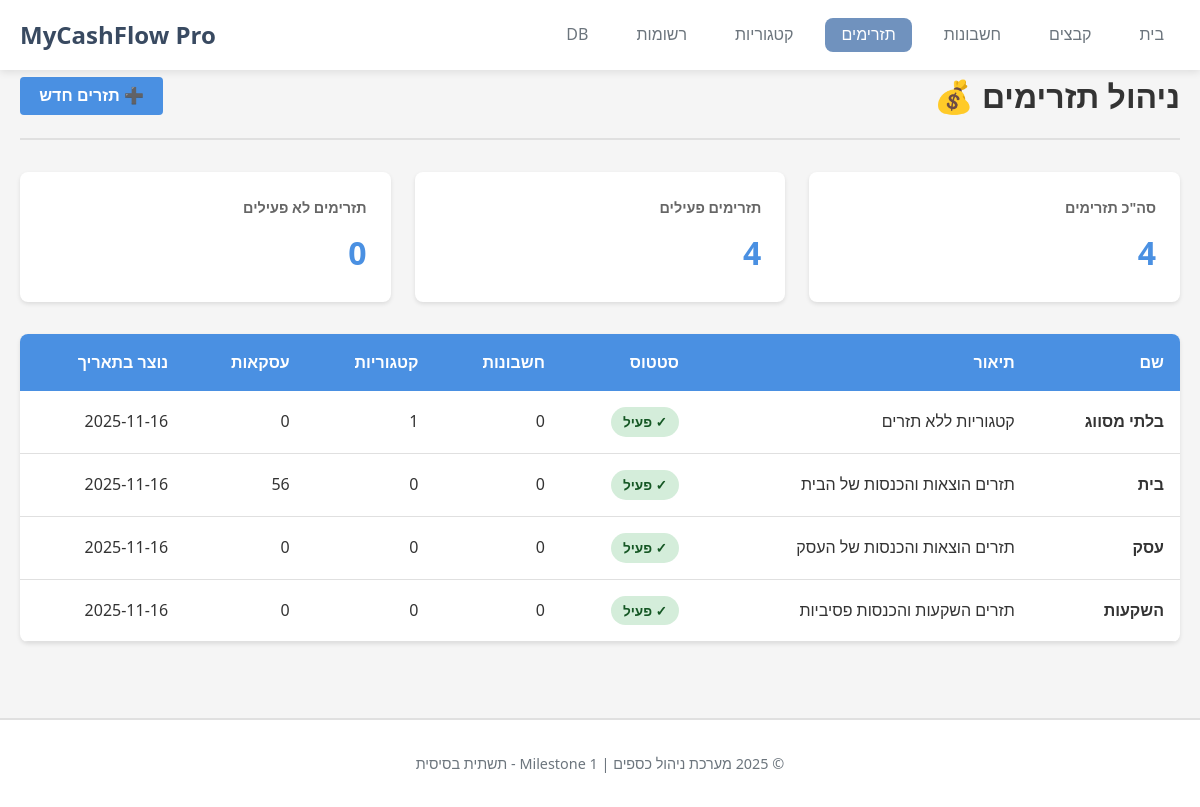
Screenshot of /flows/ with the database file from the repository.
### tables this page shows
CREATE TABLE flows (
        id INTEGER PRIMARY KEY AUTOINCREMENT,
        name TEXT NOT NULL UNIQUE,
        description TEXT,
        icon TEXT,
        color TEXT DEFAULT '#4A90E2',
        is_active BOOLEAN DEFAULT 1,
        created_at TIMESTAMP DEFAULT CURRENT_TIMESTAMP,
        updated_at TIMESTAMP DEFAULT CURRENT_TIMESTAMP
    );

### routes/flows.py (the view)
@flows_bp.route('/flows')
@flows_bp.route('/flows/')
def manage_flows():
    try:
        conn = database.get_connection()
        cursor = conn.cursor()
        cursor.execute('''
            SELECT
                id,
                COALESCE(name, '') as name,
                COALESCE(description, '') as description,
                COALESCE(icon, '') as icon,
                COALESCE(color, '#4A90E2') as color,
                COALESCE(is_active, 1) as is_active,
                created_at
            FROM flows
            ORDER BY id
        ''')
        flows = []
        for row in cursor.fetchall():
            flow_id = row[0]
            cursor.execute('SELECT COUNT(*) FROM accounts WHERE flow_id = ? AND is_active = 1', (flow_id,))
            accounts_count = cursor.fetchone()[0]
            cursor.execute('SELECT COUNT(*) FROM categories WHERE flow_id = ?', (flow_id,))
            categories_count = cursor.fetchone()[0]
            cursor.execute('SELECT COUNT(*) FROM transactions WHERE flow_id = ?', (flow_id,))
            transactions_count = cursor.fetchone()[0]
            flows.append({
                'id': flow_id,
                'name': row[1],
                'description': row[2],
                'icon': row[3],
                'color': row[4],
                'is_active': row[5],
                'created_at': row[6],
                'stats': {
                    'accounts': accounts_count,
                    'categories': categories_count,
                    'transactions': transactions_count
                }
            })
        conn.close()
        stats = {
            'total': len(flows),
            'active': len([f for f in flows if f['is_active']]),
            'inactive': len([f for f in flows if not f['is_active']])
        }
        return render_template('flows/manage.html',
                             flows=flows,
                             stats=stats)
    except Exception as e:
        error_html = f"""
        <html dir="rtl">
        <body style="font-family: Arial; padding: 20px;">
            <h1 style="color: red;">שגיאה בדף תזרימים</h1>
            <pre style="background: #f0f0f0; padding: 15px; direction: ltr;">
{traceback.format_exc()}
            </pre>
        </body>
        </html>
        """
        return error_html, 500

### database.py (called while the page is built)
def get_connection():
    os.makedirs('data', exist_ok=True)
    conn = sqlite3.connect(DB_PATH, timeout=30.0)  # המתנה עד 30 שניות לנעילה
    conn.row_factory = sqlite3.Row  # מאפשר גישה לעמודות לפי שם
    conn.execute('PRAGMA foreign_keys = ON')  # אכיפת foreign keys
    conn.execute('PRAGMA journal_mode=WAL')  # מצב Write-Ahead Logging לביצועים טובים יותר
    return conn

### templates/flows/manage.html (shortened to what this page needs)
{% extends "base.html" %}
{% block content %}
<div class="page-header">
    <h1 class="page-title">ניהול תזרימים 💰</h1>
    <button class="btn btn-primary" onclick="alert('יצירת תזרים חדש - בפיתוח')">
        ➕ תזרים חדש
    </button>
</div>
<div class="stats-grid">
    <div class="stat-card">
        <h3>סה"כ תזרימים</h3>
        <div class="stat-value">{{ stats.total }}</div>
    </div>
    <div class="stat-card">
        <h3>תזרימים פעילים</h3>
        <div class="stat-value">{{ stats.active }}</div>
    </div>
    <div class="stat-card">
        <h3>תזרימים לא פעילים</h3>
        <div class="stat-value">{{ stats.inactive }}</div>
    </div>
</div>
<div class="flows-table">
    {% if flows %}
    <table>
        <thead>
            <tr>
                <th>שם</th>
                <th>תיאור</th>
                <th>סטטוס</th>
                <th>חשבונות</th>
                <th>קטגוריות</th>
                <th>עסקאות</th>
                <th>נוצר בתאריך</th>
            </tr>
        </thead>
        <tbody>
            {% for flow in flows %}
            <tr>
                <td><strong>{{ flow.name }}</strong></td>
                <td>{{ flow.description or '-' }}</td>
                <td>
                    {% if flow.is_active %}
                    <span class="flow-badge active">✓ פעיל</span>
                    {% else %}
                    <span class="flow-badge inactive">✗ לא פעיל</span>
                    {% endif %}
                </td>
                <td>{{ flow.stats.accounts }}</td>
                <td>{{ flow.stats.categories }}</td>
                <td>{{ flow.stats.transactions }}</td>
                <td>{{ flow.created_at[:10] if flow.created_at else '-' }}</td>
            </tr>
            {% endfor %}
        </tbody>
    </table>
    {% else %}
    <div class="empty-state">
        <div class="empty-state-icon">📂</div>
        <p><strong>אין תזרימים במערכת</strong></p>
        <p>צור תזרים חדש כדי להתחיל</p>
    </div>
    {% endif %}
</div>
{% endblock %}

### static/css/style.css (style rules this page uses)
:root { --primary-color: #7092BE; --secondary-color: #6C757D; --light-gray: #F5F5F5; --medium-gray: #E0E0E0; --dark-gray: #333333; --success-color: #28A745; --warning-color: #FFC107; --error-color: #DC3545; --white: #FFFFFF; --border-radius: 8px; --shadow: 0 2px 8px rgba(0, 0, 0, 0.1); }
* { margin: 0; padding: 0; box-sizing: border-box; }
body { font-family: 'Segoe UI', Tahoma, Geneva, Verdana, sans-serif; direction: rtl; text-align: right; background-color: var(--light-gray); color: var(--dark-gray); line-height: 1.6; }
h3 { color: var(--secondary-color); font-size: 1.5rem; margin: 2rem 0 1rem; font-weight: 600; }
.page-header { margin-bottom: 2rem; }
.btn { padding: 0.75rem 1.5rem; border: none; border-radius: var(--border-radius); font-size: 1rem; font-weight: 600; cursor: pointer; transition: all 0.3s; text-decoration: none; display: inline-block; }
.btn-primary { background-color: var(--primary-color); color: var(--white); }
.page-header .btn, .category-tree-header-actions { margin-right: auto; }

### templates/flows/manage.html (style rules this page uses)
.page-header { display: flex; justify-content: space-between; align-items: center; margin-bottom: 2rem; padding-bottom: 1rem; border-bottom: 2px solid #e0e0e0; }
.page-title { color: #333; font-size: 2rem; margin: 0; }
.stats-grid { display: grid; grid-template-columns: repeat(auto-fit, minmax(200px, 1fr)); gap: 1.5rem; margin-bottom: 2rem; }
.stat-card { background: white; padding: 1.5rem; border-radius: 8px; box-shadow: 0 2px 4px rgba(0,0,0,0.1); }
.stat-card h3 { margin: 0 0 0.5rem 0; color: #666; font-size: 0.9rem; font-weight: 600; }
.stat-card .stat-value { font-size: 2rem; font-weight: 700; color: #4a90e2; }
.flows-table { background: white; border-radius: 8px; box-shadow: 0 2px 4px rgba(0,0,0,0.1); overflow: hidden; }
.flows-table table { width: 100%; border-collapse: collapse; }
.flows-table th { background: #4a90e2; color: white; padding: 1rem; text-align: right; font-weight: 600; }
.flows-table td { padding: 1rem; border-bottom: 1px solid #e0e0e0; }
.flow-badge { display: inline-block; padding: 0.25rem 0.75rem; border-radius: 20px; font-size: 0.85rem; font-weight: 600; }
.flow-badge.active { background: #d4edda; color: #155724; }
.btn { padding: 0.6rem 1.2rem; border: none; border-radius: 4px; cursor: pointer; font-size: 1rem; font-weight: 600; transition: all 0.3s; }
.btn-primary { background: #4a90e2; color: white; }

### rows the page displays
flows: name "בלתי מסווג", description "קטגוריות ללא תזרים", stats.accounts "0", stats.categories "1", stats.transactions "0", created_at "2025-11-16"
flows: name "בית", description "תזרים הוצאות והכנסות של הבית", stats.accounts "0", stats.categories "0", stats.transactions "56", created_at "2025-11-16"
flows: name "עסק", description "תזרים הוצאות והכנסות של העסק", stats.accounts "0", stats.categories "0", stats.transactions "0", created_at "2025-11-16"
flows: name "השקעות", description "תזרים השקעות והכנסות פסיביות", stats.accounts "0", stats.categories "0", stats.transactions "0", created_at "2025-11-16"

### other values shown
{{ stats.total }} "4"
{{ stats.active }} "4"
{{ stats.inactive }} "0"
